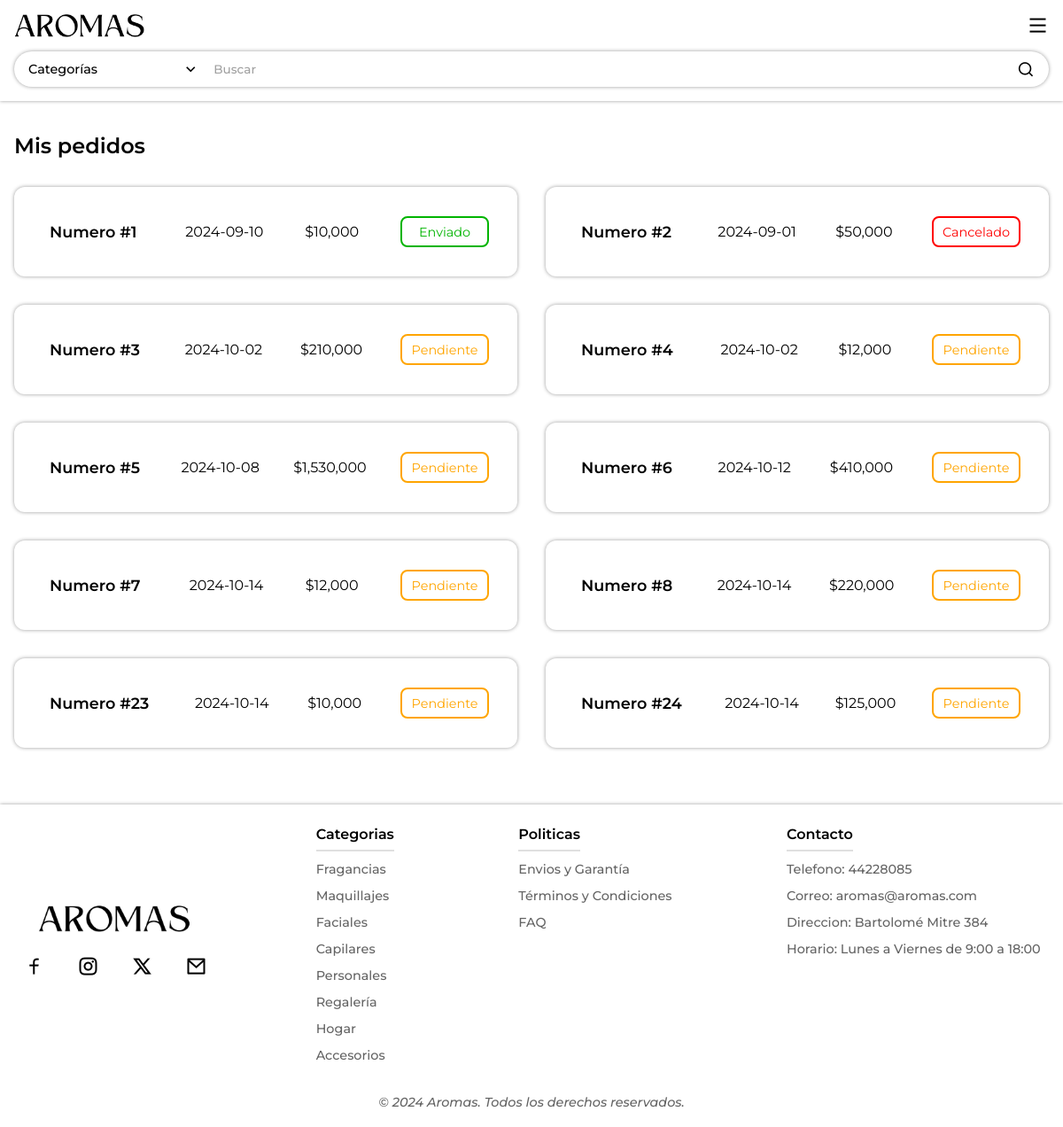
The page /php/pedidos.php (signed in) on the database its author committed.
### tables this page shows
CREATE TABLE `pedidos` (
  `id` int(11) NOT NULL,
  `usuario_id` int(11) DEFAULT NULL,
  `total` decimal(10,2) DEFAULT NULL,
  `estado` enum('Pendiente','Enviado','Entregado','Cancelado') DEFAULT 'Pendiente',
  `fecha_pedido` date NOT NULL DEFAULT current_timestamp()
);

### php/pedidos.php (the view, shortened to what this page needs)
<?php
        include 'db.php';
?>
<!DOCTYPE html>
<html lang="es">
<head>
    <link rel="stylesheet" href="../css/pedidos.css?v=<?php echo time(); ?>" />
    <link href="https://cdn.jsdelivr.net/npm/remixicon@4.3.0/fonts/remixicon.css" rel="stylesheet"/>
</head>
<body>
<?php include 'header.php'; ?>
<main>
    <section class="pedidos">
    <h1>Mis pedidos</h1>
    <div class="pedidos-container">
        <?php
            $id = $_SESSION['user_id'];
            $sql = "SELECT * FROM pedidos WHERE usuario_id = $id";
            $result = $conn->query($sql);
        if ($result->num_rows > 0) {
            while ($row = $result->fetch_assoc()) {?>
            <a href="pedido.php?id=<?php echo $row['id'];?>">
            <div class="pedido">
                <h2>Numero #<?php echo $row['id']; ?></h2>
                <p><?php echo $row['fecha_pedido']; ?></p>
                <p><?php echo "$" . number_format($row['total'], 0); ?></p>
                <p class="estados <?php echo strtolower($row['estado']); ?>"><?php echo $row['estado']; ?></p>
            </div>
            </a>
        <?php
            }
        } else { ?>
            <div class="no-pedidos">
                <p>No tenés pedidos.</p>
            </div>
        <?php
        }
        ?>
    </div>
    </section>
</main>
<?php include 'footer.php'; ?>
</body>
</html>

### css/pedidos.css (style rules this page uses)
body { display: grid; min-height: 100dvh; grid-template-rows: auto 1fr auto; }
html { height: 100%; }
body { min-height: 100%; display: flex; flex-direction: column; }
main { padding: 78.4px 8rem 0; }
.pedidos h1 { margin: 2rem 0; font-weight: 600; }
.pedidos-container { display: grid; grid-template-columns: 1fr 1fr; gap: 2rem; margin: 0 0 4rem; }
.pedido { display: flex; align-items: center; justify-content: space-between; box-shadow: 0 0 4px rgba(0, 0, 0, 0.4); border-radius: 12px; padding: 2rem; transition: .3s; cursor: pointer; gap: 1rem; }
.pedido h2 { font-size: 1.1rem; font-weight: 600; overflow: hidden; text-overflow: ellipsis; color: black; padding: .5rem; }
.pedido p { font-weight: 400; text-align: start; color: black; text-wrap: nowrap; }
.estados { width: 100px; display: flex; justify-content: center; font-size: .9rem; }
.enviado { color: rgb(0, 180, 0) !important; border: 2px solid rgb(0, 180, 0) !important; border-radius: 8px; padding: .4rem; }
.pendiente { color: orange !important; border: 2px solid orange !important; border-radius: 8px; padding: .4rem; }
.cancelado { color: red !important; border: 2px solid red !important; border-radius: 8px; padding: .4rem; }
@media screen and (max-width: 1250px) { main { padding: 118.1px 1rem 0; } }

### css/header.css (style rules this page uses)
*, body, html { margin: 0; padding: 0; box-sizing: border-box; list-style-type: none; font-family: "Montserrat", sans-serif; text-decoration: none; }

### rows shown on the page
pedidos: id "1", fecha_pedido "2024-09-10", total "10,000", estado "Enviado"
pedidos: id "2", fecha_pedido "2024-09-01", total "50,000", estado "Cancelado"
pedidos: id "3", fecha_pedido "2024-10-02", total "210,000", estado "Pendiente"
pedidos: id "4", fecha_pedido "2024-10-02", total "12,000", estado "Pendiente"
pedidos: id "5", fecha_pedido "2024-10-08", total "1,530,000", estado "Pendiente"
pedidos: id "6", fecha_pedido "2024-10-12", total "410,000", estado "Pendiente"
pedidos: id "7", fecha_pedido "2024-10-14", total "12,000", estado "Pendiente"
pedidos: id "8", fecha_pedido "2024-10-14", total "220,000", estado "Pendiente"
pedidos: id "23", fecha_pedido "2024-10-14", total "10,000", estado "Pendiente"
pedidos: id "24", fecha_pedido "2024-10-14", total "125,000", estado "Pendiente"
